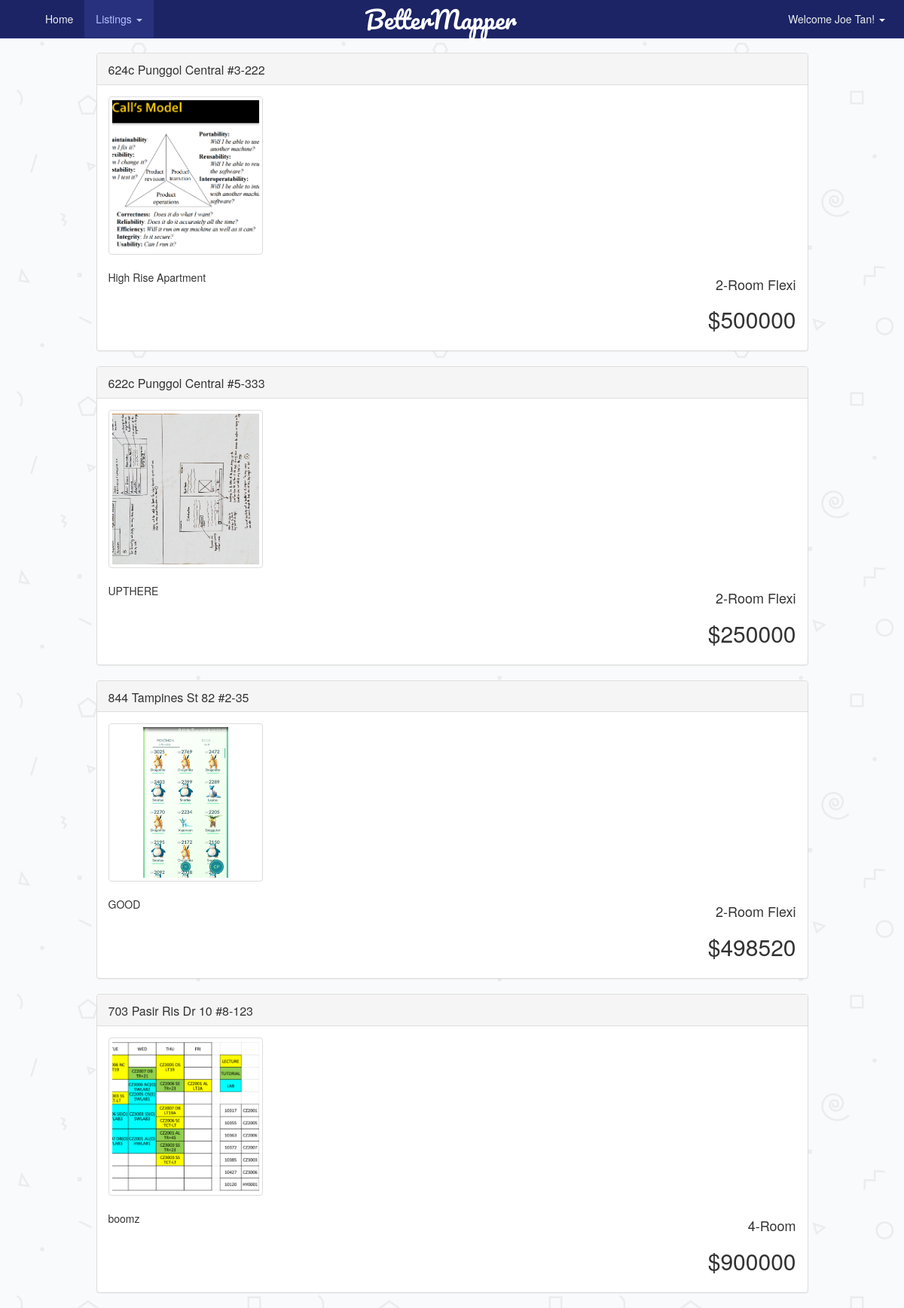
The app's page /listing/viewAll/ (signed in) with its own data.
### listings/models.py (models this page shows)
class Listing(models.Model):
    user = models.ForeignKey(settings.AUTH_USER_MODEL,
                             on_delete=models.CASCADE)
    block = models.CharField(max_length=5)
    street = models.CharField(max_length=200)
    floor = models.PositiveIntegerField()
    unit = models.CharField(max_length=4)
    postalCode = models.PositiveIntegerField()
    roomType = models.CharField(
        max_length=15, choices=ROOM_TYPES, default='2-Room Flexi')
    latitude = models.FloatField()
    longitude = models.FloatField()
    description = models.TextField(max_length=500)
    askingPrice = models.PositiveIntegerField()
    dateListed = models.TimeField(auto_now=False, auto_now_add=True)
    dateUpdate = models.TimeField(auto_now=True, auto_now_add=False)
    statusClosed = models.BooleanField()

class ListingPicture(models.Model):
    listing = models.ForeignKey(Listing, on_delete=models.CASCADE)
    image = models.ImageField(upload_to=user_directory_path)

### listings/views.py (the view)
# urls.py: url(r'^listing/viewAll/$', listingsView.viewAll, name='viewAllListing'),
def viewAll(request):
    listings_list = Listing.objects.all()
    paginator = Paginator(listings_list, 5)  # Show 5 listing per page
    page = request.GET.get('page')
    try:
        listings = paginator.page(page)
        listingPictures = ListingPicture.objects.filter(listing__in=listings)
    except PageNotAnInteger:
        listings = paginator.page(1)
        listingPictures = ListingPicture.objects.filter(listing__in=listings)
    except EmptyPage:
        listings = paginator.page(paginator.num_pages)
        listingPictures = ListingPicture.objects.filter(listing__in=listings)
    return render(request, 'listings/viewAllListings.html', {'listings': listings, 'listingPictures': listingPictures})

### static/templates/listings/viewAllListings.html (shortened to what this page needs)
{% extends 'base.html' %}
{% load bootstrap3 %}
{% block content %}
    <div class="row">
        <div class="col-md-1"></div>
        <div class="col-md-10">
            {% if listings %}
                {% for listing in listings %}
                    <div class="panel panel-default">
                        <div class="panel-heading clearfix">
                            <h3 class="panel-title pull-left" style="padding-top:3px;">
                                <a href="/listing/view/{{ listing.id }}">{{ listing.block|title }}
                                    {{ listing.street|title }}
                                    #{{ listing.floor|title }}-{{ listing.unit|title }}</a>
                            </h3>
                        </div>
                        <div class="panel-body" style=" word-wrap: break-word;">
                            <div class="row">
                                {% for pictures in listingPictures %}
                                    {% if pictures.listing_id == listing.id %}
                                        <div class="col-xs-6 col-md-3">
                                            <a href="#" class="thumbnail">
                                                <img style="height:200px; object-fit:cover;" src="{{ pictures.image.url }}"/>
                                            </a>
                                        </div>
                                    {% endif %}
                                {% endfor %}
                            </div>
                            <div class="row">
                                <div class="col-md-6" style=" word-wrap: break-word; ">
                                    <p>{{ listing.description }}</p>
                                </div>
                                <div class="col-md-6" style=" word-wrap: break-word; ">
                                    <h4 class="text-right">{{ listing.roomType }}
                                    </h4>
                                    <h2 class="text-right">${{ listing.askingPrice }}
                                    </h2>
                                </div>
                            </div>
                        </div>
                    </div>
                {% endfor %}
            {% else %}
                <h2>You have no available listings!</h2>
                <a href="/listing/create/" class="btn btn-success" role="button">Create a new listing</a>
            {% endif %}
        </div>
        <div class="col-md-1"></div>
    </div>
{% endblock %}

### static/templates/base.html (shortened to what this page needs)
<!DOCTYPE html>
<html lang="en">
    <head>
        {% load bootstrap3 %}
        <link rel="stylesheet" href="https://unpkg.com/leaflet@1.0.1/dist/leaflet.css"/>
        <link rel="stylesheet" href="http://leaflet.github.io/Leaflet.markercluster/dist/MarkerCluster.css"/>
        <link rel="stylesheet" href="http://leaflet.github.io/Leaflet.markercluster/dist/MarkerCluster.Default.css"/>
        {% bootstrap_css %}
        {% load static %}
        <link rel="stylesheet" type="text/css" href="{% static 'css/custom-sidebar.css' %}"/>
        <link rel="stylesheet" type="text/css" href="{% static 'css/custom-nav.css' %}"/>
        <link rel="stylesheet" href="https://cdnjs.cloudflare.com/ajax/libs/bootstrap-slider/9.3.0/css/bootstrap-slider.min.css"/>
    </head>
    <body>
        <div id="wrapper" class="active">
            <nav class="navbar navbar-default navbar-fixed-top" role="navigation">
                <div class="container-fluid">
                    <div class="navbar-header">
                        <a class="navbar-brand" href="/" style="transform: translateX(-50%); left: 50%; position: absolute; font-family: 'Pacifico', cursive; font-size:32px; color:white;">
                        </a>
                        <div class="navbar-brand" id="navbar-search-toggle" style="margin-left:0px;">
                        </div>
                    </div>
                    <div class="collapse navbar-collapse" id="bs-example-navbar-collapse-1">
                        <ul class="nav navbar-nav">
                            <li id="home">
                                <a href="/">Home</a>
                            </li>
                            {% if user.is_authenticated %}
                                <li id="listing">
                                    <a href="#" class="dropdown-toggle" data-toggle="dropdown" role="button" aria-haspopup="true" aria-expanded="false">Listings
                                        <span class="caret"></span>
                                    </a>
                                </li>
                            {% endif %}
                        </ul>
                        <ul class="nav navbar-nav navbar-right">
                            {% if user.is_authenticated %}
                                <li style="margin-right:10px;">
                                    <a href="#" class="dropdown-toggle" data-toggle="dropdown" role="button" aria-haspopup="true" aria-expanded="false">Welcome
                                        {{ user.first_name }}
                                        {{ user.last_name }}!
                                        <span class="caret"></span>
                                    </a>
                                </li>
                            {% else %}
                                <a style="margin-right:10px;" class="btn btn-success navbar-btn" href="/account/login/">Login</a>
                            {% endif %}
                        </ul>
                    </div>
                </div>
            </nav>
            <div id="page-content-wrapper">
                <div class="page-content">
                    <div class="container">
                        {% block content %}{% endblock %}
                    </div>
                </div>
            </div>
        </div>
    </body>
</html>

### static/css/custom-sidebar.css (style rules this page uses)
#wrapper { padding-left: 250px; transition: all 0.4s ease 0s; }
#wrapper.active { padding-left: 0; }
#page-content-wrapper { width: 100%; padding-top: 70px; transition: all 0.4s ease 0s; }

### static/css/custom-nav.css (style rules this page uses)
.navbar-default { background-color: #1c2465; border-color: #27317e; }
.navbar-default .navbar-brand { color: #ecf0f1; }
.navbar-default .navbar-nav > li > a { color: #ecf0f1; }
.navbar-default .navbar-nav > .active > a, .navbar-default .navbar-nav > .active > a:hover, .navbar-default .navbar-nav > .active > a:focus { color: #b8c0ff; background-color: #27317e; }
.navbar-default .navbar-collapse, .navbar-default .navbar-form { border-color: #ecf0f1; }

### static/templates/base.html (style rules this page uses)
body { background-image: url("/static/css/bg.png"); background-repeat: repeat; }

### records on screen
Listing: block "624c", street "Punggol Central", floor "3", unit "222", description "High Rise Apartment", roomType "2-Room Flexi", askingPrice "500000"
ListingPicture: image (picture)
Listing: block "622c", street "Punggol Central", floor "5", unit "333", description "UPTHERE", roomType "2-Room Flexi", askingPrice "250000"
ListingPicture: image (picture)
Listing: block "844", street "Tampines St 82", floor "2", unit "35", description "GOOD", roomType "2-Room Flexi", askingPrice "498520"
ListingPicture: image (picture)
Listing: block "703", street "Pasir Ris Dr 10", floor "8", unit "123", description "boomz", roomType "4-Room", askingPrice "900000"
ListingPicture: image (picture)

### other values on screen
{{ user.first_name }} "Joe"
{{ user.last_name }} "Tan"
